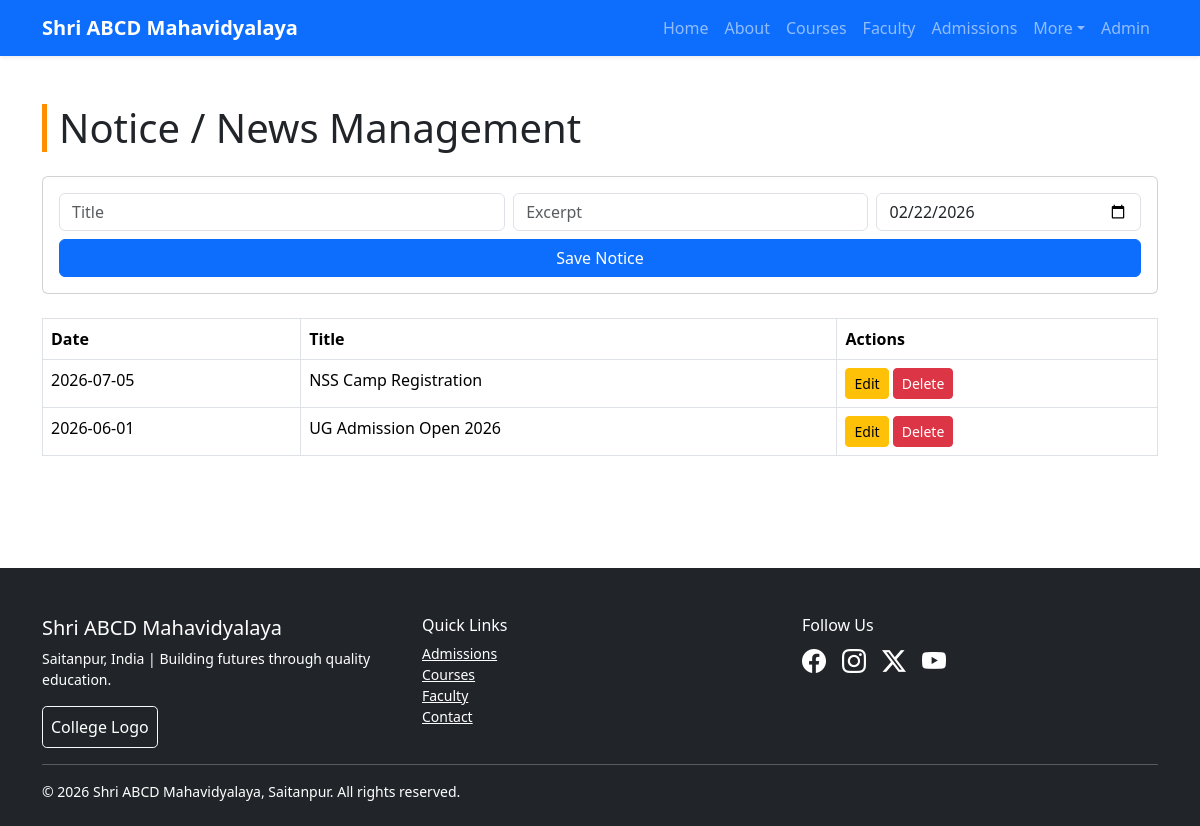
The page /admin/manage_notices.php (signed in) on the database its author committed.
### tables this page shows
CREATE TABLE IF NOT EXISTS notices (
  id INT AUTO_INCREMENT PRIMARY KEY,
  title VARCHAR(255) NOT NULL,
  excerpt VARCHAR(255) DEFAULT '',
  notice_date DATE NOT NULL,
  created_at TIMESTAMP DEFAULT CURRENT_TIMESTAMP
);

### includes/functions.php (called while the page is built, shortened)
<?php
require_once __DIR__ . '/../config/database.php';
function e(string $value): string
{
    return htmlspecialchars($value, ENT_QUOTES, 'UTF-8');
}

### config/database.php (called while the page is built, shortened)
<?php
function db(): PDO
{
    $dsn = 'mysql:host=' . DB_HOST . ';dbname=' . DB_NAME . ';charset=' . DB_CHARSET;
    $options = [
        PDO::ATTR_ERRMODE => PDO::ERRMODE_EXCEPTION,
        PDO::ATTR_DEFAULT_FETCH_MODE => PDO::FETCH_ASSOC,
        PDO::ATTR_EMULATE_PREPARES => false,
    ];
    $pdo = new PDO($dsn, DB_USER, DB_PASS, $options);
    return $pdo;
}

### admin/manage_notices.php (the view, shortened to what this page needs)
<?php
require_once __DIR__ . '/../includes/functions.php';
$edit = null;
$items = db()->query("SELECT * FROM notices ORDER BY notice_date DESC")->fetchAll();
require_once __DIR__ . '/../includes/header.php';
?>
<div class="container py-5">
<h1 class="section-title mb-4">Notice / News Management</h1>
<form method="post" class="card card-body mb-4">
<div class="row g-2"><div class="col-md-5"><input required name="title" class="form-control" placeholder="Title" value="<?= e($edit['title'] ?? '') ?>"></div><div class="col-md-4"><input name="excerpt" class="form-control" placeholder="Excerpt" value="<?= e($edit['excerpt'] ?? '') ?>"></div><div class="col-md-3"><input type="date" name="notice_date" class="form-control" value="<?= e($edit['notice_date'] ?? date('Y-m-d')) ?>"></div></div>
<button class="btn btn-primary mt-2">Save Notice</button>
</form>
<table class="table table-bordered"><thead><tr><th>Date</th><th>Title</th><th>Actions</th></tr></thead><tbody>
<?php foreach($items as $n): ?><tr><td><?= e($n['notice_date']) ?></td><td><?= e($n['title']) ?></td><td><a class="btn btn-sm btn-warning" href="?edit=<?= $n['id'] ?>">Edit</a> <form method="post" class="d-inline"><input type="hidden" name="action" value="delete"><input type="hidden" name="id" value="<?= $n['id'] ?>"><button class="btn btn-sm btn-danger">Delete</button></form></td></tr><?php endforeach; ?>
</tbody></table></div>
<?php require_once __DIR__ . '/../includes/footer.php'; ?>

### assets/css/style.css (style rules this page uses)
:root { --college-blue: #0d47a1; --college-saffron: #ff8f00; }
body { font-family: "Segoe UI", Tahoma, sans-serif; }
.section-title { border-left: 5px solid var(--college-saffron); padding-left: 12px; }
.table thead { background: #eef5ff; }

### rows shown on the page
notices: notice_date "2026-07-05", title "NSS Camp Registration"
notices: notice_date "2026-06-01", title "UG Admission Open 2026"

### other values the page prints
APP_NAME "Shri ABCD Mahavidyalaya"
